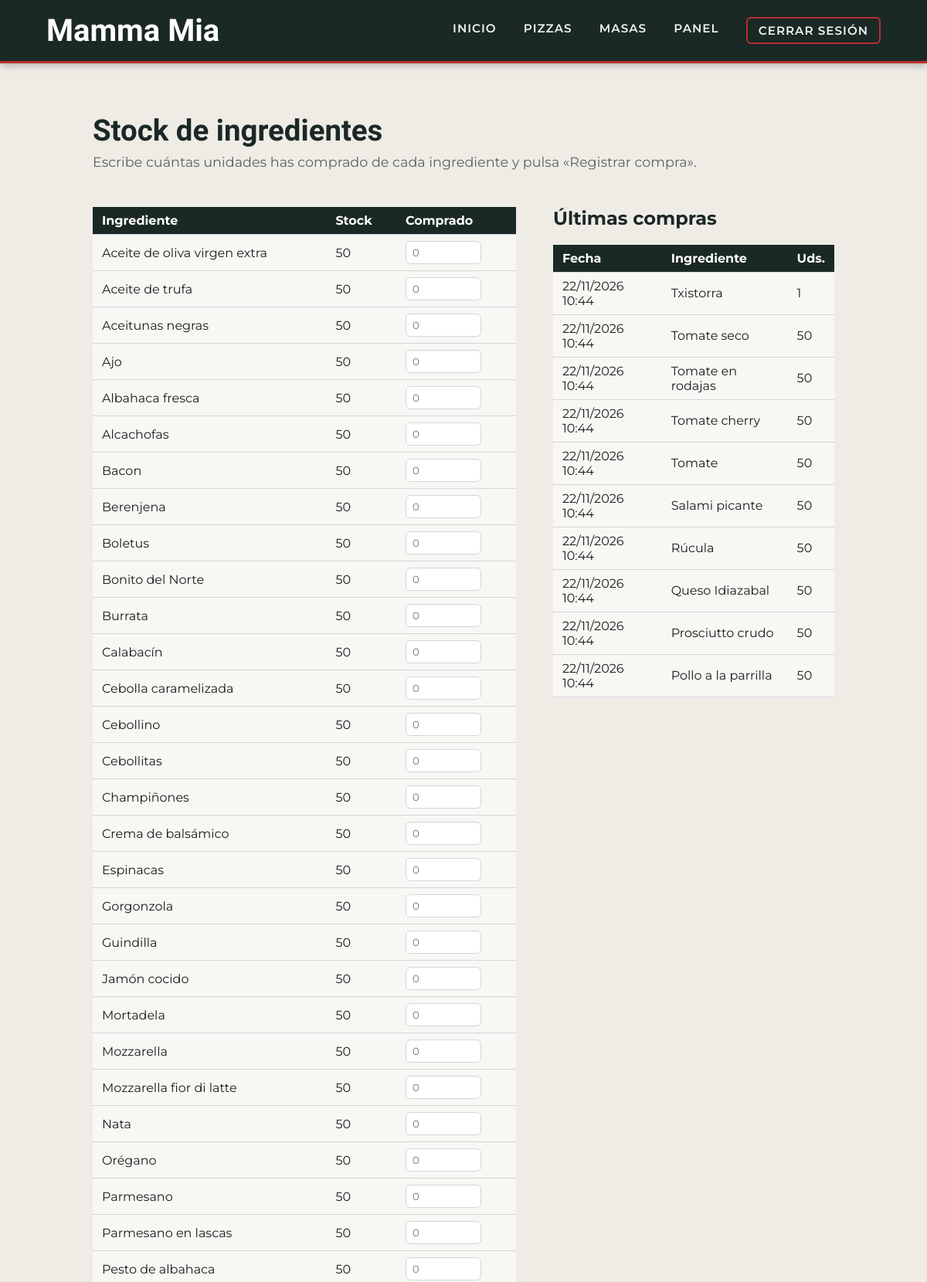
The app's page /stock (signed in, upper part) with its own data.
### restaurante/models.py (models this page shows, shortened)
class Ingrediente(models.Model):
    titulo = models.CharField(max_length=100, unique=True)
    stock = models.PositiveIntegerField(default=0)
    class Meta:
        ordering = ['titulo']  #siempre se listan por orden alfabético

class CompraIngrediente(models.Model):
    ingrediente = models.ForeignKey(Ingrediente, on_delete=models.PROTECT)
    cantidad = models.PositiveIntegerField()
    fecha = models.DateTimeField(auto_now_add=True)

### restaurante/views.py (the view, shortened to what this page needs)
# urls.py: path('stock', stock_ingredientes, name='stock'),
def stock_ingredientes(request):
    if 'usuario_id' not in request.session:
        return redirect('login')
    ingredientes = Ingrediente.objects.all()  # salen en orden alfabético (ordering del modelo)
    context = {
        'ingredientes': ingredientes,
        'compras': CompraIngrediente.objects.order_by('-fecha')[:10],  # las 10 últimas compras
        'mensaje': request.session.pop('mensaje_stock', None),
    }
    return render(request, 'stockIngredientes.html', context)

### restaurante/templates/stockIngredientes.html (shortened to what this page needs)
{% extends "index.html" %}
{% load static %}
{% block extra_css %}
    <link rel="stylesheet" href="{% static 'css/panel.css' %}">
    <link rel="stylesheet" href="{% static 'css/stock.css' %}">
{% endblock %}
{% block content %}
    <section id="panel">
        <h1>Stock de ingredientes</h1>
        <p>Escribe cuántas unidades has comprado de cada ingrediente y pulsa «Registrar compra».</p>
        <div class="stock_bloques">
            <form method="post" action="{% url 'stock' %}" id="form_stock">
                <table class="tabla_stock">
                    <tr>
                        <th>Ingrediente</th>
                        <th>Stock</th>
                        <th>Comprado</th>
                    </tr>
                    {% for ingrediente in ingredientes %}
                    <tr>
                        <td>{{ ingrediente.titulo }}</td>
                        <td{% if ingrediente.stock == 0 %} class="sin_stock"{% endif %}>{{ ingrediente.stock }}</td>
                        <td><input type="number" name="cantidad_{{ ingrediente.id }}" min="0" placeholder="0"></td>
                    </tr>
                    {% endfor %}
                </table>
            </form>
            <div id="ultimas_compras">
                <h2>Últimas compras</h2>
                {% if compras %}
                <table class="tabla_stock">
                    <tr>
                        <th>Fecha</th>
                        <th>Ingrediente</th>
                        <th>Uds.</th>
                    </tr>
                    {% for compra in compras %}
                    <tr>
                        <td>{{ compra.fecha|date:"d/m/Y H:i" }}</td>
                        <td>{{ compra.ingrediente.titulo }}</td>
                        <td>{{ compra.cantidad }}</td>
                    </tr>
                    {% endfor %}
                </table>
                {% else %}
                <p>Todavía no se ha registrado ninguna compra.</p>
                {% endif %}
            </div>
        </div>
    </section>
{% endblock %}

### restaurante/static/css/index.css (style rules this page uses)
* { font-family: "Montserrat", sans-serif; }
body { margin: 0; background-color: #EFECE6; color: #1C1C1C; min-height: 100vh; display: flex; flex-direction: column; }

### restaurante/static/css/panel.css (style rules this page uses)
#panel { padding: 4rem 10%; box-sizing: border-box; }
#panel h1 { font-family: "Cherry Cream Soda", cursive; font-size: 2.4rem; color: #1A2826; margin: 0 0 0.5rem; }
#panel > p { color: #5A6260; font-size: 1.1rem; margin: 0 0 3rem; }

### restaurante/static/css/stock.css (style rules this page uses)
.stock_bloques { display: flex; flex-wrap: wrap; align-items: flex-start; gap: 3rem; }
#form_stock { flex: 2 1 420px; }
#ultimas_compras { flex: 1 1 300px; }
#ultimas_compras h2 { margin-top: 0; color: #1A2826; }
.tabla_stock { width: 100%; border-collapse: collapse; background-color: #F8F7F4; }
.tabla_stock th, .tabla_stock td { padding: 8px 12px; text-align: left; border-bottom: 1px solid #D1D5DB; }
.tabla_stock th { background-color: #1A2826; color: #FFFFFF; }
.tabla_stock input { width: 80px; padding: 6px 8px; border: 1px solid #D1D5DB; border-radius: 6px; }

### records on screen
Ingrediente: titulo "Aceite de oliva virgen extra", stock "50"
Ingrediente: titulo "Aceite de trufa", stock "50"
Ingrediente: titulo "Aceitunas negras", stock "50"
Ingrediente: titulo "Ajo", stock "50"
Ingrediente: titulo "Albahaca fresca", stock "50"
Ingrediente: titulo "Alcachofas", stock "50"
Ingrediente: titulo "Bacon", stock "50"
Ingrediente: titulo "Berenjena", stock "50"
Ingrediente: titulo "Boletus", stock "50"
Ingrediente: titulo "Bonito del Norte", stock "50"
Ingrediente: titulo "Burrata", stock "50"
Ingrediente: titulo "Calabacín", stock "50"
Ingrediente: titulo "Cebolla caramelizada", stock "50"
Ingrediente: titulo "Cebollino", stock "50"
Ingrediente: titulo "Cebollitas", stock "50"
Ingrediente: titulo "Champiñones", stock "50"
Ingrediente: titulo "Crema de balsámico", stock "50"
Ingrediente: titulo "Espinacas", stock "50"
Ingrediente: titulo "Gorgonzola", stock "50"
Ingrediente: titulo "Guindilla", stock "50"
Ingrediente: titulo "Jamón cocido", stock "50"
Ingrediente: titulo "Mortadela", stock "50"
Ingrediente: titulo "Mozzarella", stock "50"
Ingrediente: titulo "Mozzarella fior di latte", stock "50"
Ingrediente: titulo "Nata", stock "50"
Ingrediente: titulo "Orégano", stock "50"
Ingrediente: titulo "Parmesano", stock "50"
Ingrediente: titulo "Parmesano en lascas", stock "50"
Ingrediente: titulo "Pesto de albahaca", stock "50"
CompraIngrediente: fecha "22/11/2026 10:44", ingrediente.titulo "Txistorra", cantidad "1"
CompraIngrediente: fecha "22/11/2026 10:44", ingrediente.titulo "Tomate seco", cantidad "50"
CompraIngrediente: fecha "22/11/2026 10:44", ingrediente.titulo "Tomate en rodajas", cantidad "50"
CompraIngrediente: fecha "22/11/2026 10:44", ingrediente.titulo "Tomate cherry", cantidad "50"
CompraIngrediente: fecha "22/11/2026 10:44", ingrediente.titulo "Tomate", cantidad "50"
CompraIngrediente: fecha "22/11/2026 10:44", ingrediente.titulo "Salami picante", cantidad "50"
CompraIngrediente: fecha "22/11/2026 10:44", ingrediente.titulo "Rúcula", cantidad "50"
CompraIngrediente: fecha "22/11/2026 10:44", ingrediente.titulo "Queso Idiazabal", cantidad "50"
CompraIngrediente: fecha "22/11/2026 10:44", ingrediente.titulo "Prosciutto crudo", cantidad "50"
CompraIngrediente: fecha "22/11/2026 10:44", ingrediente.titulo "Pollo a la parrilla", cantidad "50"
